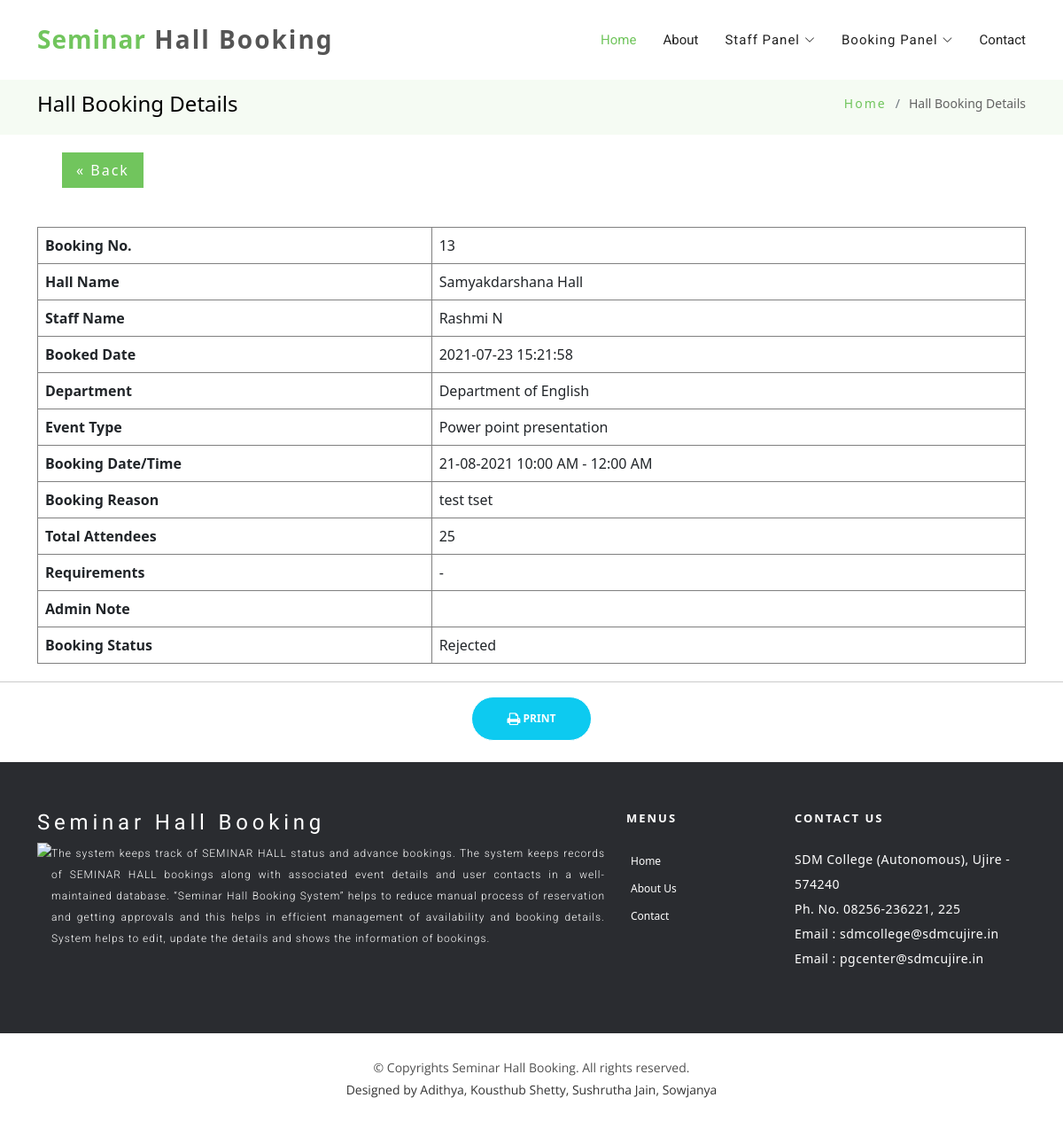
/hall_booking_acknowledgement.php?hall_booking_id=13 (signed in), run on the app's committed database.
### tables this page shows
CREATE TABLE `hall_booking` (
  `hall_booking_id` bigint(20) NOT NULL,
  `hallid` bigint(20) NOT NULL,
  `booked_date` datetime NOT NULL,
  `department_id` bigint(20) NOT NULL,
  `staffid` bigint(20) NOT NULL,
  `eventtypeid` bigint(20) NOT NULL,
  `booking_start_dt_tim` datetime NOT NULL,
  `booking_end_dt_tim` datetime DEFAULT NULL,
  `booking_reason` text NOT NULL,
  `total_strength` int(11) NOT NULL,
  `staff_note` text NOT NULL,
  `requirements` text NOT NULL,
  `admin_note` text NOT NULL,
  `event_description` text NOT NULL,
  `gallery` text NOT NULL,
  `status` varchar(10) NOT NULL
);

CREATE TABLE `hall` (
  `hallid` bigint(20) NOT NULL,
  `hallname` varchar(50) NOT NULL,
  `halldescription` text NOT NULL,
  `max_capacity` bigint(20) NOT NULL,
  `hallimage` varchar(300) NOT NULL,
  `hall_status` varchar(10) NOT NULL
);

CREATE TABLE `staff` (
  `staffid` bigint(20) NOT NULL,
  `department_id` bigint(20) NOT NULL,
  `staffname` varchar(30) NOT NULL,
  `emailid` varchar(100) NOT NULL,
  `password` varchar(300) NOT NULL,
  `phno` varchar(15) NOT NULL,
  `profile_img` varchar(300) NOT NULL,
  `status` varchar(10) NOT NULL
);

CREATE TABLE `department` (
  `department_id` bigint(20) NOT NULL,
  `department_name` varchar(25) NOT NULL,
  `status` varchar(15) NOT NULL
);

CREATE TABLE `eventtype` (
  `eventtypeid` bigint(20) NOT NULL,
  `eventtype` varchar(25) NOT NULL,
  `eventicon` varchar(300) NOT NULL,
  `eventdescription` text NOT NULL,
  `status` varchar(10) NOT NULL
);

### hall_booking_acknowledgement.php (the view, shortened to what this page needs)
<?php
include("header.php");
$sql_hall_booking = "SELECT hall_booking.*, hall.hallname,hall.max_capacity, hall.hallimage, eventtype.eventtype, eventtype.eventicon, staff.staffname,staff.emailid,staff.profile_img, staff.phno, department.department_name FROM hall_booking LEFT JOIN hall ON hall.hallid=hall_booking.hallid LEFT JOIN eventtype ON eventtype.eventtypeid=hall_booking.eventtypeid LEFT JOIN staff ON staff.staffid=hall_booking.staffid left join department ON department.department_id=hall_booking.department_id where hall_booking.hall_booking_id='$_GET[hall_booking_id]'";
$qsql_hall_booking = mysqli_query($con,$sql_hall_booking);
$rshallbooking = mysqli_fetch_array($qsql_hall_booking);
?>
  <main id="main">
    <section class="breadcrumbs">
      <div class="container">
        <div class="d-flex justify-content-between align-items-center">
          <h2>Hall Booking Details</h2>
          <ol>
            <li><a href="#">Home</a></li>
            <li>Hall Booking Details</li>
          </ol>
        </div>
      </div>
    </section>
	<div style="padding-left:70px; padding-top: 20px;">
	<a href="#" class="back" onclick="window.history.back()" >&laquo; Back</a>
	</div>
    <section class="inner-page pt-4"  id="printableArea">
      <div class="container">
        <p >
<table class="table table-bordered">
	<tr>
		<th>Booking No.</th>
		<td><?php echo $rshallbooking[0]; ?>
			</td>
	</tr>
	<tr>
		<th>Hall Name</th>
		<td><?php echo $rshallbooking['hallname']; ?>
			</td>
	</tr>
	<tr>
		<th>Staff Name</th>
		<td><?php echo $rshallbooking['staffname']; ?></td>
	</tr>
	<tr>
		<th>Booked Date</th>
		<td><?php echo $rshallbooking['booked_date']; ?></td>
	</tr>
	<tr>
		<th>Department</th>
		<td><?php echo $rshallbooking['department_name']; ?></td>
	</tr>
	<tr>
		<th>Event Type</th>
		<td><?php echo $rshallbooking['eventtype']; ?></td>
	</tr>
	<tr>
		<th>Booking Date/Time</th>
		<td><?php echo date("d-m-Y h:i A",strtotime($rshallbooking['booking_start_dt_tim'])) . " -  " .  date("h:i A",strtotime($rshallbookingrs['booking_end_dt_tim'])); ?></td>
	</tr>
	<tr>
		<th>Booking Reason</th>
		<td><?php echo $rshallbooking['booking_reason']; ?></td>
	</tr>
	<tr>
		<th>Total Attendees</th>
		<td><?php echo $rshallbooking['total_strength']; ?></td>
	</tr>
	<tr>
		<th>Requirements</th>
		<td><?php
	$req = unserialize($rshallbooking['requirements']);
	$reqrec= "";
	for($i=0;$i<count(array($req['equipmentqty']));$i++)
	{
		$reqrec = $reqrec . $req['equipment_type'][$i] . " - " . $req['equipmentqty'][$i] . ", ";
	}
			echo rtrim($reqrec, ", "); ?></td>
	</tr>
	<tr>
		<th>Admin Note</th>
		<td><?php echo $rshallbooking['admin_note']; ?></td>
	</tr>
	<tr>
		<th>Booking Status</th>
		<td><?php echo $rshallbooking['status']; ?></td>
	</tr>
</table>
		</p>
      </div>
<hr>
<center>
	<button class="btn btn-info" id="btnprint" style="font-size: 12px;" onclick="printDiv('printableArea')" ><i class="fa fa-print fa-lg" aria-hidden="true"></i> Print</button></centeR>
       <br>
    </section>
  </main>
  <?php include("footer.php"); ?>

### assets/css/style.css (style rules this page uses)
body { background-color: #fff; color: #333; }
h1, h2, h3, h4, h5, h6 { margin: 0; }
h2 { color: #000; font-weight: 600; }
a { letter-spacing: 2px; text-decoration: none; color: #71c55d; }
li { color: #626262; font-size: 13px; font-weight: 400; letter-spacing: 2px; line-height: 30px; text-transform: capitalize; }
p { color: #505050; font-size: 14px; font-weight: 300; letter-spacing: 0.5px; line-height: 2; margin-bottom: 20px; }
.btn { border: 1px solid #fff; border-radius: 50px; color: #fff; font-size: 11px; font-weight: 600; padding: 15px 40px; text-transform: uppercase; transition: all 0.5s ease-in-out 0s; }
.fa { text-decoration: none; font-size: 13px; }
section { overflow: hidden; }
.breadcrumbs { padding: 20px 0; background-color: #f5fbf3; min-height: 40px; margin-top: 82px; }
.breadcrumbs h2 { font-size: 24px; font-weight: 300; margin: 0; }
.breadcrumbs ol { display: flex; flex-wrap: wrap; list-style: none; padding: 0; margin: 0; }
.breadcrumbs ol li { letter-spacing: 0; font-size: 14px; }
.breadcrumbs ol li + li { padding-left: 10px; }
.breadcrumbs ol li + li::before { display: inline-block; padding-right: 10px; color: #6c757d; content: "/"; }

### header.php (style rules this page uses)
table.table-bordered { border:1px solid grey; margin-top:20px; }
table.table-bordered > tbody > tr > td { border:1px solid grey; }
.back { text-decoration: none; display: inline-block; padding: 8px 16px; text-decoration: none; display: inline-block; padding: 8px 16px; background-color: #71c55d; color: white; }

### data on the page
hall_booking: hall_booking_id "13", hallid.hallname "Samyakdarshana Hall", staffid.staffname "Rashmi N", booked_date "2021-07-23 15:21:58", department.department_name "Department of English", eventtypeid.eventtype "Power point presentation", booking_start_dt_tim "21-08-2021 10:00 AM", booking_reason "test tset", total_strength "25", requirements "-", status "Rejected"

### other printed values
date("h:i A",strtotime($rshallbookingrs['booking_end_dt_tim'])) "12:00 AM"
